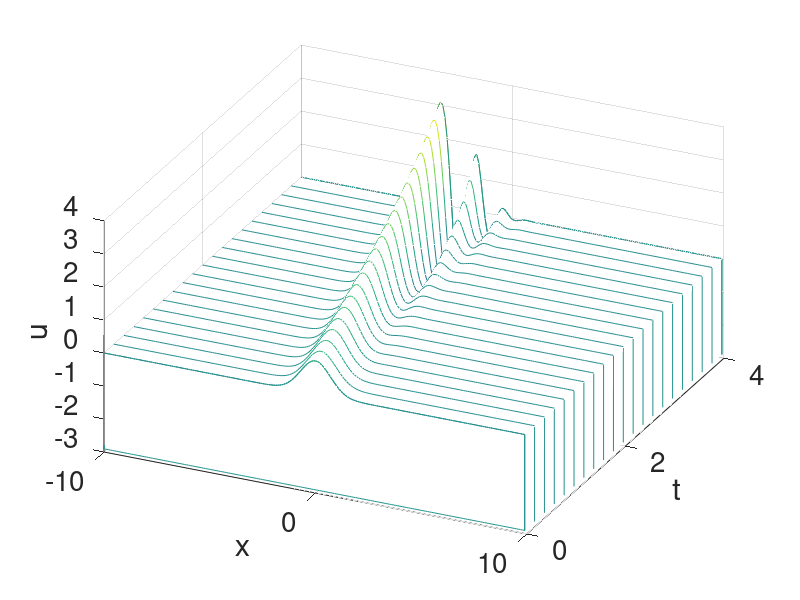

Write the MATLAB code that produced this figure.
clear all; 
close all;

Time=4;
L=20;
n=200;
x2=linspace(-L/2,L/2,n+1);
x=x2(1:n);
dx=x(2)-x(1);
dt=0.2;
CFL=dt/dx;
time_steps=Time/dt;
t=0:dt:Time;

%Initial conditions
u0=exp(-x.^2)';
u1=exp(-(x+dt).^2)';
usol(:,1)=u0;
usol(:,2)=u1;

%sparse
e1=ones(n,1);
A=spdiags([-e1 e1],[-1 1],n,n);
A(1,n)=-1; A(n,1)=1;
for j=1:time_steps-1
    u2=u1+0.5*CFL*A*u1;
    u1=u2;
    usol(:,j+2)=u2;
end

waterfall(x,t,usol');
%map=[0 0 0];
colormap();

set(gca,'Xlim',[-L/2 L/2],'Xtick', [-L/2 0 L/2],'FontSize',[20]);
set(gca,'Ylim',[0 Time],'ytick', [0 Time/2 Time],'FontSize',[20]);
view(25,40)

x1=xlabel('x'); y1=ylabel('t'); z1=zlabel('u');



